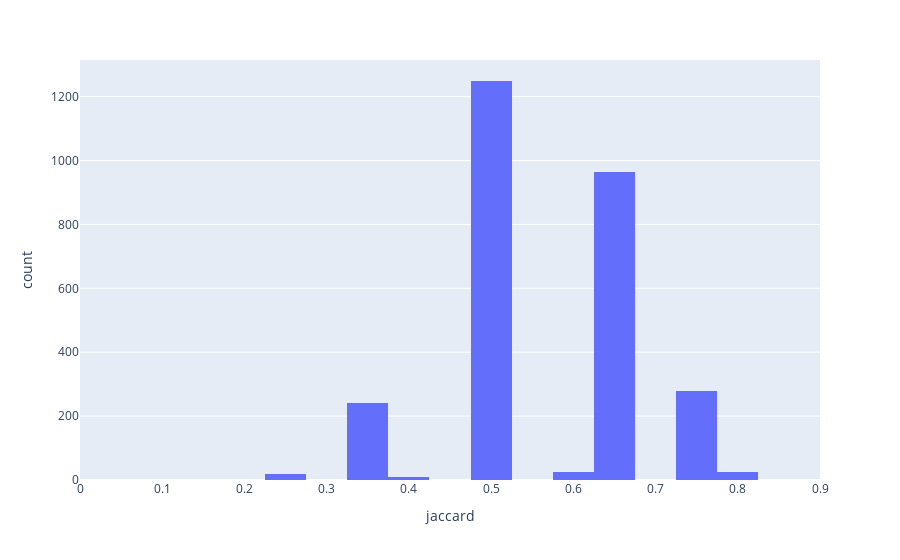

Notebook cell for this chart:
### Code cell
fig = px.histogram(df_stat[df_stat["jaccard"] < 1], x="jaccard", range_x=[0, 0.9])
fig

### Figure 1 — Plotly figure (JSON) as saved in the notebook; plotly's stock layout.template omitted (floating-point values rounded to 4 significant figures; data arrays with more than 128 entries replaced by an {"elided": "..."} marker saying what was removed)
{"data": [{"alignmentgroup": "True", "bingroup": "x", "hovertemplate": "jaccard=%{x}<br>count=%{y}<extra></extra>", "legendgroup": "", "marker": {"color": "#636efa", "pattern": {"shape": ""}}, "name": "", "offsetgroup": "", "orientation": "v", "showlegend": false, "type": "histogram", "x": {"elided": "2815 float values"}, "xaxis": "x", "yaxis": "y"}], "layout": {"barmode": "relative", "legend": {"tracegroupgap": 0}, "margin": {"t": 60}, "xaxis": {"anchor": "y", "domain": [0, 1], "range": [0, 0.9], "title": {"text": "jaccard"}}, "yaxis": {"anchor": "x", "domain": [0, 1], "title": {"text": "count"}}}}
